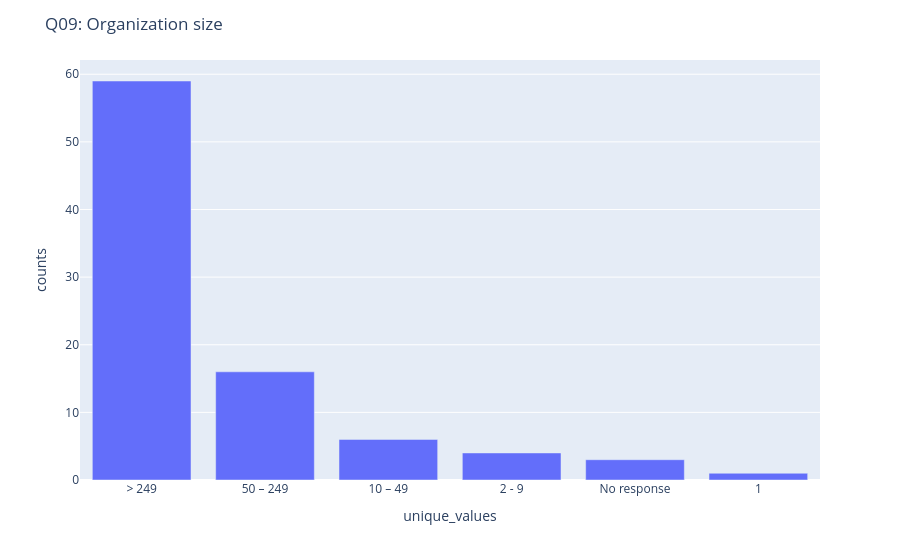

Notebook code for this chart:
### Markdown cell above
### Q09 [S19] - Organization size
>  **Survey question (S19):** "How many people work in your organisation?"
>  *"Wie viele Personen arbeiten in Ihrer Organisation?"*
>
> **Note:** Smaller size categories (1, 2–9, 10–49) have n<10 in many cross-tabs —
> inferential testing is excluded; only descriptive statistics are reported.

### Code cell
fig_q09, df_q09 = get_bar('Q09', db=False)
fig_q09.update_layout(title="Q09: Organization size")
fig_q09.show()
print(df_q09[['unique_values','counts','norm']].to_string(index=False))

### Figure 1 — Plotly figure (JSON) as saved in the notebook; plotly's stock layout.template omitted (floating-point values rounded to 4 significant figures)
{"data": [{"hovertemplate": "unique_values=%{x}<br>counts=%{y}<extra></extra>", "legendgroup": "", "marker": {"color": "#636efa", "pattern": {"shape": ""}}, "name": "", "orientation": "v", "showlegend": false, "textposition": "auto", "type": "bar", "x": ["> 249", "50 – 249", "10 – 49", "2 - 9", "No response", "1"], "xaxis": "x", "y": [59, 16, 6, 4, 3, 1], "yaxis": "y"}], "layout": {"barmode": "relative", "legend": {"tracegroupgap": 0}, "margin": {"t": 60}, "title": {"text": "Q09: Organization size"}, "xaxis": {"anchor": "y", "categoryorder": "total descending", "domain": [0.0, 1.0], "title": {"text": "unique_values"}}, "yaxis": {"anchor": "x", "domain": [0.0, 1.0], "title": {"text": "counts"}}}}
